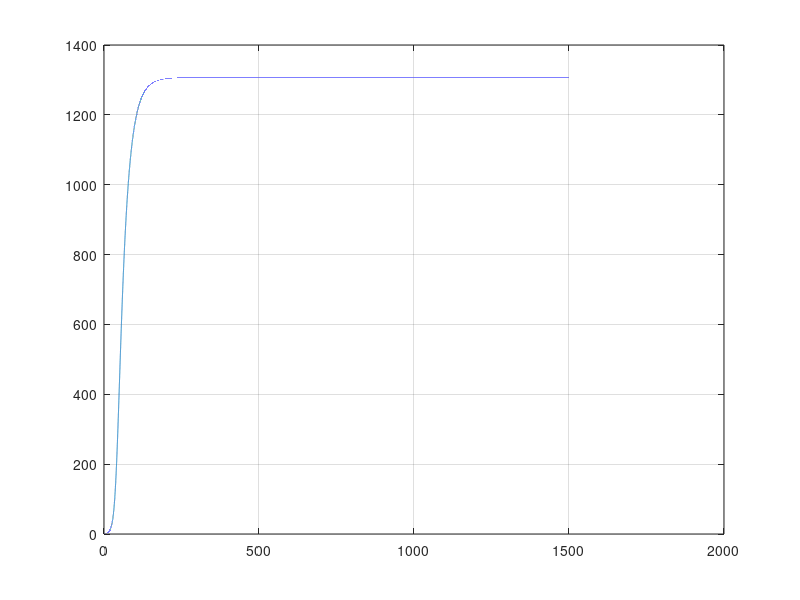

Reproduce this figure in MATLAB.
clear;
%close all;
time=1500;
step_size=0.01;
A_array=zeros(1,time/step_size);
B_array=zeros(1,time/step_size);
C_array=zeros(1,time/step_size);
D_array=zeros(1,time/step_size);
E_array=zeros(1,time/step_size);
F_array=zeros(1,time/step_size);
G_array=zeros(1,time/step_size);
H_array=zeros(1,time/step_size);
I_array=zeros(1,time/step_size);


quar=0;
in_to_quar=0.075;
j=1;
rt=zeros(1,time/step_size);


un_human=300;
ho_human=1;
im_human=0;
dead_human=0;

vector=0;
un_mosq=300;

prob_bit=0.3;
prob_vector=0;
prob_bite_human=prob_bit;
prob_host=0;
reco_rate=0.3;
death_rate=0.005;
immune_rate=0.01;

birth_rate=0.01;
death_mosq_rate=0.01;

total=0;

for i=0:step_size:time
    prob_vector=vector/(vector+un_mosq);
    prob_host=ho_human/(ho_human+im_human+un_human);
    t1=(reco_rate*ho_human)*step_size;
    t2=(prob_bit)*(prob_vector)*un_human*step_size;
    t3=(immune_rate*ho_human)*step_size;
    t4=(death_rate*ho_human)*step_size;
    

    t5=(vector+un_mosq)*birth_rate*step_size;
    t6=vector*death_mosq_rate*step_size;
    t7=un_mosq*death_mosq_rate*step_size;
    t8=un_mosq*prob_bite_human*prob_host*step_size;
    
    t9=in_to_quar*ho_human*step_size;
    t10=reco_rate*quar*step_size;
    t11=immune_rate*quar*step_size;
    t12=death_rate*quar*step_size;
    
    
    total=total+t1+t3+t4+t9;
    
    
    un_mosq=un_mosq+t5-t7-t8;
    vector=vector-t6+t8;
    
    un_human=un_human+t1-t2+t10;
    ho_human=ho_human+t2-t3-t4-t1-t9;
    im_human=im_human+t3+t11;
    dead_human=dead_human+t4+t12;
    quar=t9-t10-t11-t12;
    A_array(1,j)=total;
    B_array(1,j)=vector;
    C_array(1,j)=un_human;
    D_array(1,j)=ho_human;
    E_array(1,j)=im_human;
    F_array(1,j)=dead_human;
    G_array(1,j)=quar;
    
    rt(1,j)=i;
      j=j+1;
    
    
end

plot(rt,A_array);
hold on;
%hold on;
%plot(rt,B_array);
%legend('un-infected mosq','vector mosq') 
%figure;
%plot(rt,C_array);
%hold on
%plot(rt,D_array);
%plot(rt,E_array);
%plot(rt,F_array);
grid;
%legend('un-infected mosq','vector mosq','un-infected human', 'host','Immune Human','Death');
